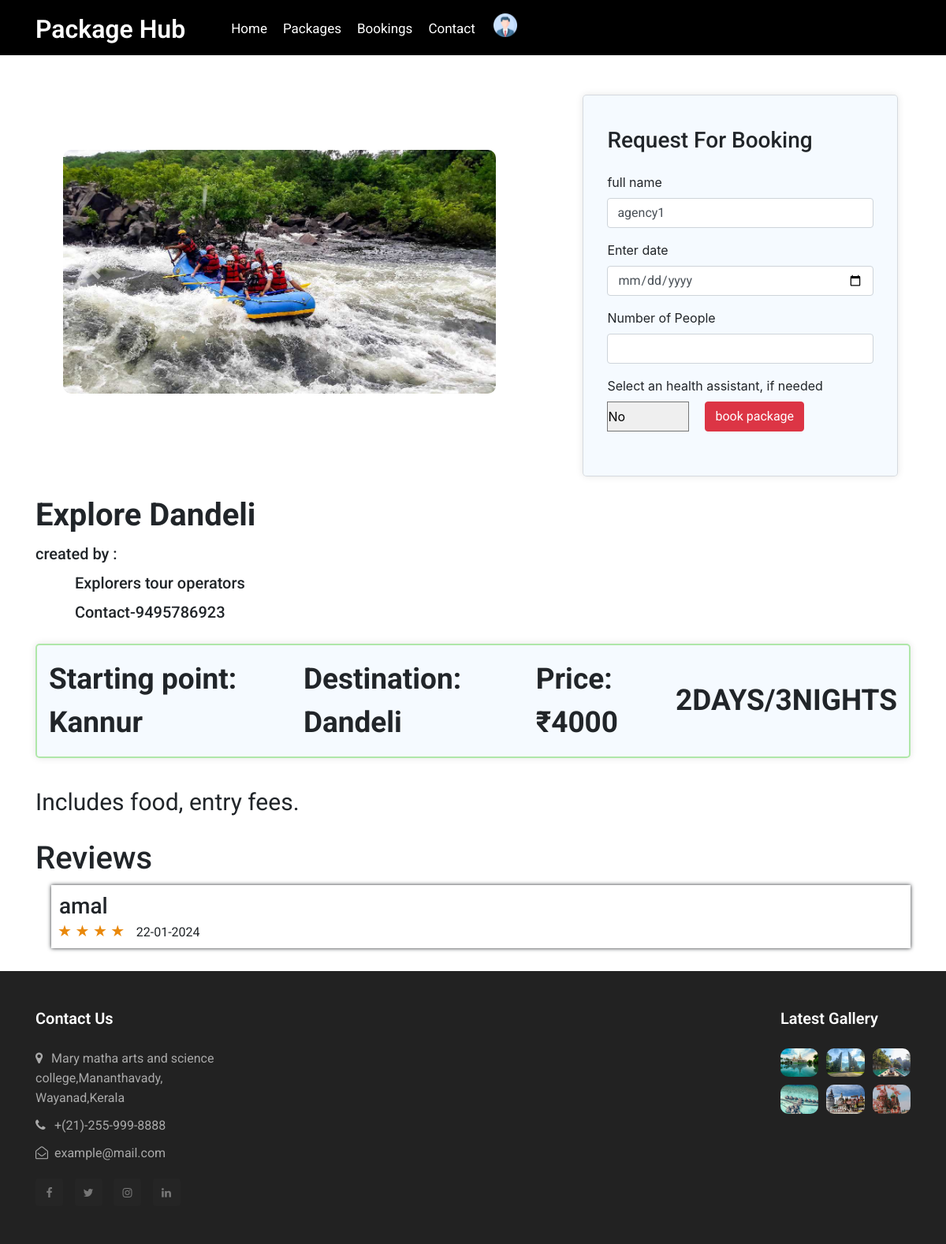
The app's page /packageDetails/11 (signed in), older data.
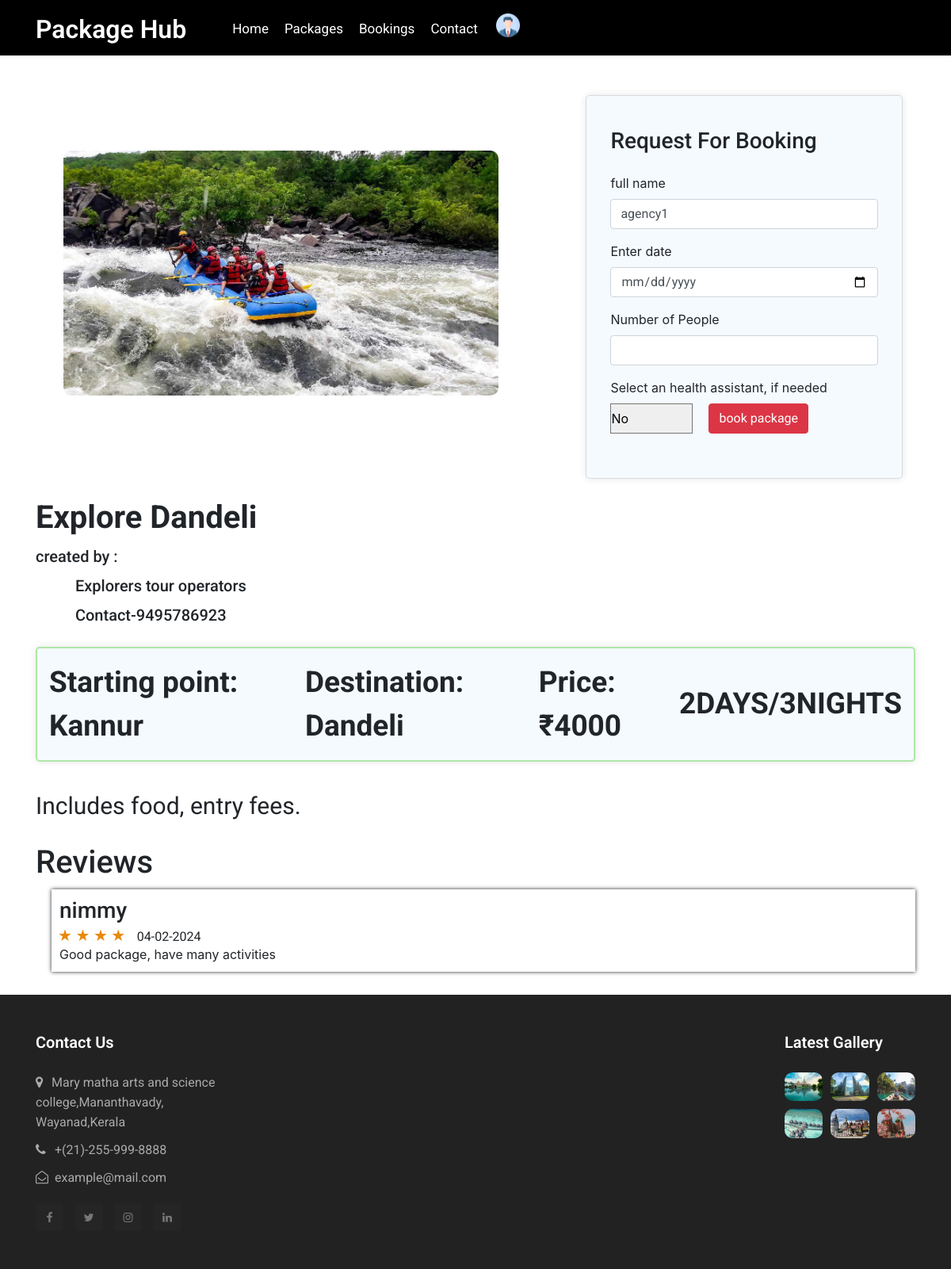
The same page, newer data.
### app/models.py (models this page shows)
class Booking(models.Model):
    booking_status = (
        ('booked', 'booked'),
        ('pending', 'pending'),
        ('reject', 'reject'),
    )
    user_id = models.ForeignKey(CustomUser, on_delete=models.CASCADE)
    package_id = models.ForeignKey(Package, on_delete=models.CASCADE)
    name = models.CharField(max_length=50)
    no_of_people = models.IntegerField()
    booking_date = models.DateField()
    date = models.DateTimeField(auto_now_add=True)
    HealthAssistant_id = models.ForeignKey(HealthAssistant, on_delete=models.CASCADE,null=True)
    status = models.CharField(choices=booking_status, default='pending', max_length=50)
    total_amount = models.IntegerField()
    rating = models.IntegerField(null=True, blank=True)
    review = models.CharField(max_length=200, null=True, blank=True)

class CustomUser(AbstractUser):
    register_status = (
        ('approve', 'approve'),
        ('pending', 'pending'),
        ('reject', 'reject'),
    )
    phone_number = models.CharField(max_length=10)
    user_type = models.CharField(max_length=100)
    status = models.CharField(choices=register_status, default='pending', max_length=50)
    agencyName=models.CharField(max_length=20, default='{Package name}')

### app/views.py (the view)
# urls.py: path('packageDetails/<int:id>', views.packageDetails, name="packageDetails"),
@cache_control(no_cache=True, must_revalidate=True, no_store=True)
@login_required(login_url=Login)
def packageDetails(request,id):
    User = CustomUser.objects.get(id=request.user.id)
    package = Package.objects.get(id=id)
    health_assistant = HealthAssistant.objects.filter(user_id=package.user_id)
    booking_data = Booking.objects.filter(package_id=id)
    if request.method == 'POST':
        name = request.POST['name']
        date = request.POST['date']
        no_of_people = int(request.POST['no_of_people'])
        health_assistant_id = request.POST['health_assistant']
        booking_date = datetime.strptime(date, '%Y-%m-%d').date()
        if health_assistant_id:
            health_assistant = HealthAssistant.objects.get(id=health_assistant_id)
        else:
            health_assistant = None
        total_amount = package.price * no_of_people
        booking = Booking.objects.create(
                                         user_id=User,
                                         package_id=package,
                                         name=name,
                                         booking_date=booking_date,
                                         no_of_people=no_of_people,
                                         HealthAssistant_id=health_assistant,
                                         total_amount=total_amount
                                         )
        booking.save()
        return redirect(userviewbookings)
    else:
        context = {
            'package':package,
            'health_assistant':health_assistant,
            'booking_data':booking_data,
            'User':User
        }
        return render(request, 'User/PackageDetails.html', context)

### template/User/PackageDetails.html (shortened to what this page needs)
{% extends 'User/UserHome.html' %}
{% block content %}
<div class="flex flex-wrap justify-content-center" style="margin-top: 85px;">
  <div id="carouselExampleControls" class="carousel slide width" data-ride="carousel" data-interval="false">
    <div class="carousel-inner">
      <div class="carousel-item active ">
      <img class="d-block w-100" src="{{ package.img1.url }}" alt="First slide">
    </div>
  </div>
  <a class="carousel-control-prev" href="#carouselExampleControls" role="button" data-slide="prev">
    <span class="carousel-control-prev-icon " aria-hidden="true" ></span>
  </a>
  <a class="carousel-control-next" href="#carouselExampleControls" role="button" data-slide="next">
    <span class="carousel-control-next-icon" aria-hidden="true"></span>
  </a>
</div>
<div class="card">
  <h3>Request For Booking</h3><br>
  <form action="{% url 'packageDetails' id=package.id %}" method="post" class="forms-sample">
    <div class="form-group">
      <label for="name">full name</label>
      <input type="text" name="name" class="form-control" id="name" value="{{user}}" required>
    </div>
    <div class="form-group">
      <label for="st-date">Enter date</label>
      <input type="date" name="date" class="form-control" id="st-date" oninput="validateDate()" required>
    </div>
    <div class="form-group">
      <label for="no-people">Number of People</label>
      <input type="number" name="no_of_people" class="form-control" id="no-people" required>
    </div>
    <div class="form-group">
      <label for="health-ass">Select an health assistant, if needed</label><br>
      <div class="d-flex flex-wrap" style="gap: 20px;">
      <select name="health_assistant" id="">
        <option value="">No</option>
      </select>
      <button type="submit" class="btn btn-danger">book package</button>
    </div>
  </div>
  </form>
</div>
</div>
<div class="container details">
  <h1><b>{{ package.package_name }}</b></h1>
  <h5>created by :</h5>
  <h5>&emsp; &emsp; {{ package.user_id.agencyName }}</h5>
  <h5>&emsp; &emsp; Contact-{{package.user_id.phone_number}}</h5>
  <b>
    <div id="pack-details">
      <ul style="font-size:37px; display: flex; flex-direction: row; align-items: center;">
        <li>Starting point: {{ package.source }}</li>
        <li>Destination: {{ package.destination }}</li>
        <li>Price:₹{{ package.price }}</li>
        <li>{{ package.no_of_days }}DAYS/{{ package.no_of_night }}NIGHTS</li>
      </ul>
    </div>
  </b>
    <ul style="font-size:30px; ">
      <li>{{package.description}}</li>
    </ul>
</div>
  <section id="testimonials">
    <div class="container">
      <div class="testimonial-heading">
        <h1>Reviews</h1>
      </div>
    </div>
    {%for reviews in booking_data %}
    {% if reviews.rating %}
    <div class="container">
      <div class="" style="margin-bottom: 5px;margin-top: 10px;">
      <div class="testimonial-box-container " style="padding-left: 20px;">
        <div class="testimonial-box" style="border:none;box-shadow: 0px 0px 5px 0px;padding: 10px;height: fit-content">
            <div class="box-top">
                <div class="profile">
                    <div class="name-user" style="justify-content: space-between;">
                        <h3>{{ reviews.user_id.username }}</h3>
                    </div>
                </div>
                <div class="rate">
                  {% for star_value in "★★★★★"|slice:reviews.rating %}
                  <span class="star"style="color: rgb(233, 136, 10);font-size: 20px;">&#9733;</span>
                  {% endfor %}
                  <span style="margin-left: 10px;">{{ reviews.date|date:"d-m-Y" }}</span>
                  </div><br>
                  <div>
                    {{ reviews.review }}
                  </div>
                </div>
            </div>
        </div>
        <br>
      </div>
    </div>
  </section>
  {% endif %}
  {% endfor %}
{% endblock %}

Row changes from the older to the newer data that the page shows:
removed Booking: user_id.username "amal", rating 4 (drawn), date "22-01-2024"
added Booking: user_id.username "nimmy", rating 4 (drawn), date "04-02-2024", review "Good package, have many activities"
